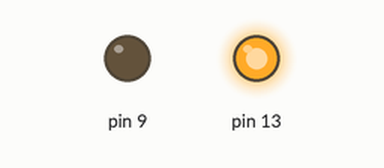
A sketch run on a simulated Arduino Uno, built with avr-gcc and run on an emulated ATmega328P. Parts: output pins drawn as LEDs (lit = HIGH).

Above: at 0.5 s.
At 2.5 s:
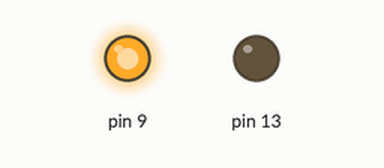
At 3.5 s:
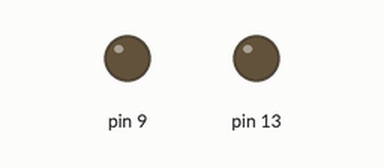
Timing chart, 0 to 5.2 s (numbered marks = the images above):
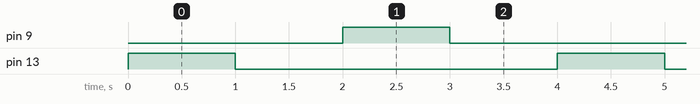

The sketch:

Objective1-2.ino
```cpp
void setup() {
  // put your setup code here, to run once:
pinMode(13, OUTPUT);
pinMode(9, OUTPUT);
}

void loop() {
  // put your main code here, to run repeatedly:

digitalWrite(13, HIGH);
delay(1000);
digitalWrite(13, LOW);
delay(1000);
digitalWrite(9, HIGH);
delay(1000);
digitalWrite(9, LOW);
delay(1000);
digitalWrite(13, HIGH);
delay(1000);
digitalWrite(13, LOW);
delay(1000);
digitalWrite(9, HIGH);
delay(1000);
digitalWrite(9, LOW);
delay(1000);
}
```

Measured:
- by itself, pin 9, pin 13: alternates HIGH for 1.0 s and LOW for 3.0 s
- by itself, everything shown: repeats every 4.0 s, in 4 steps
